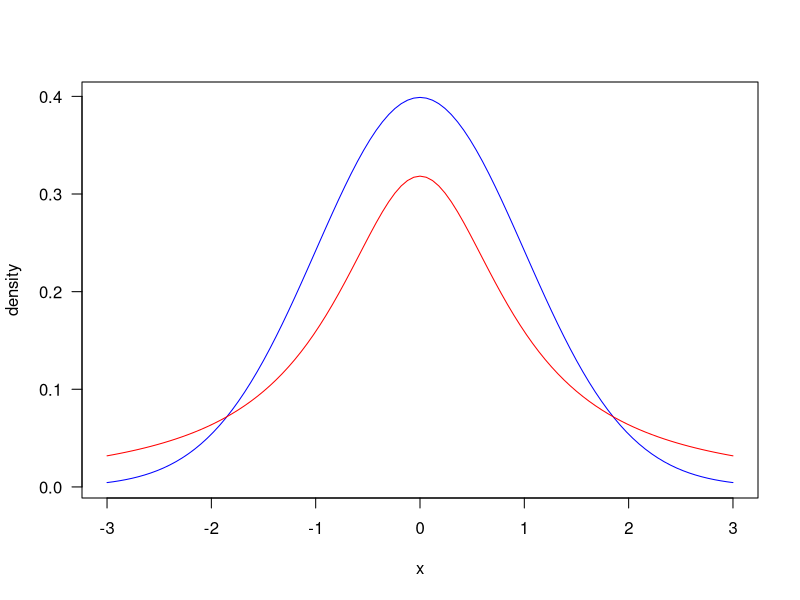
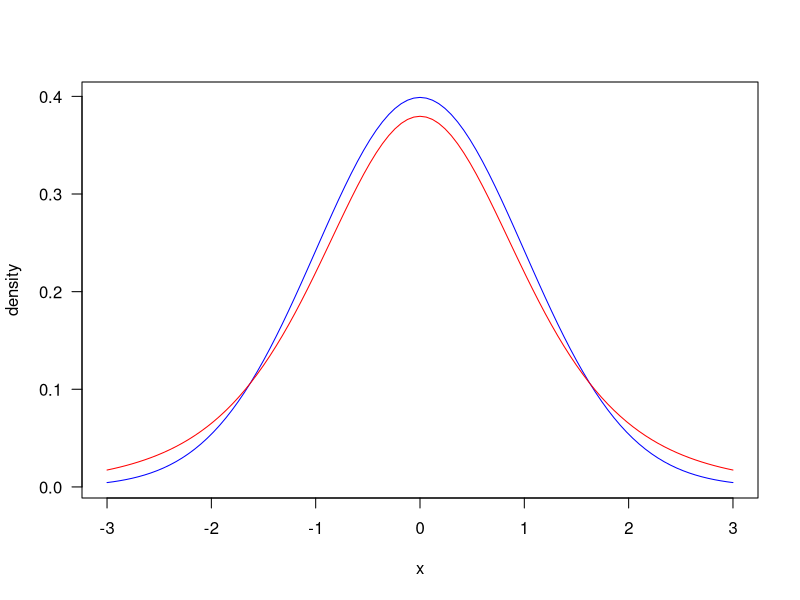
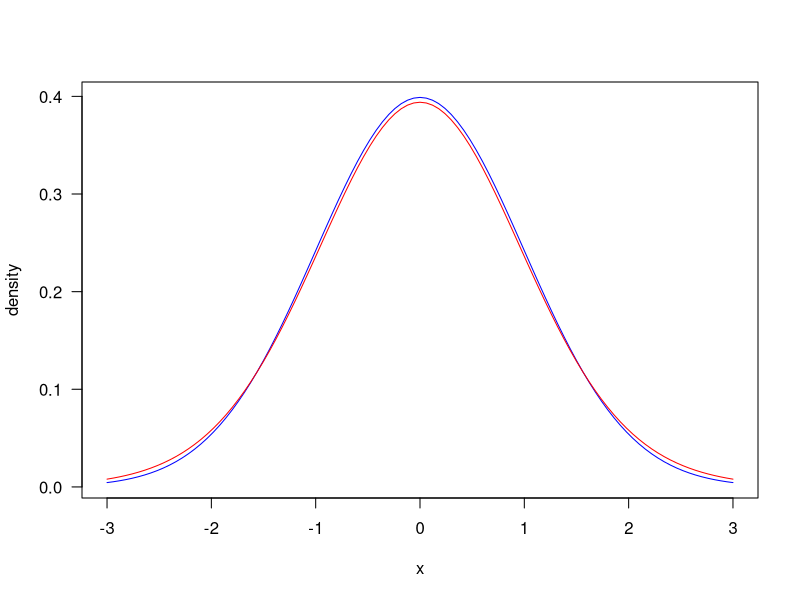
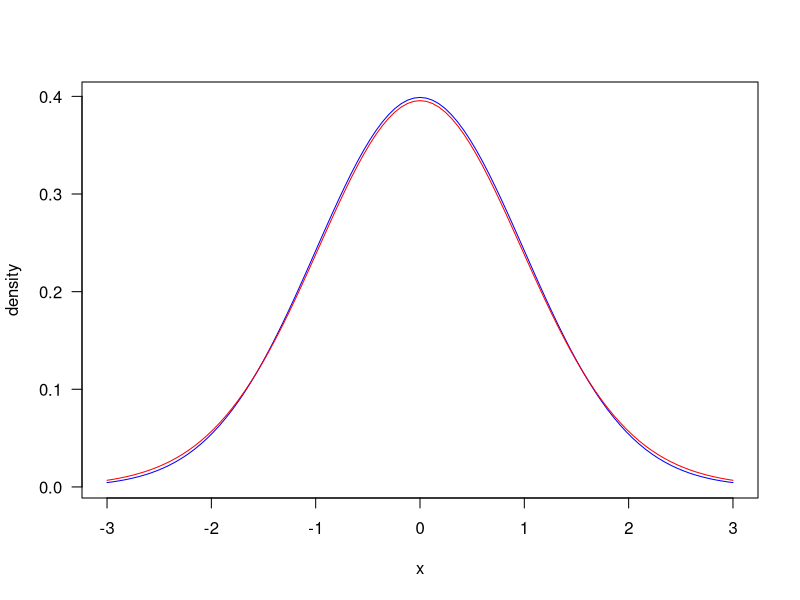
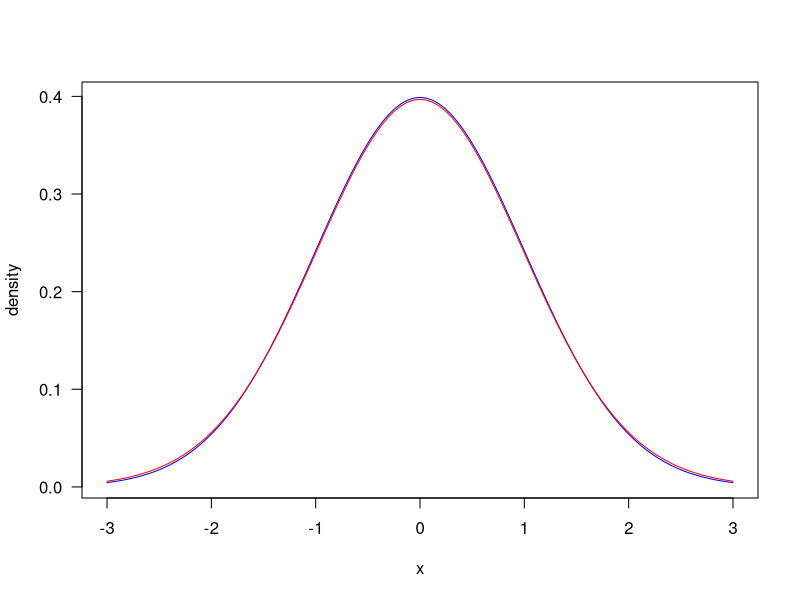

These figures' R source, in order:
## ---- chunk 1
options(htmltools.dir.version = FALSE)
knitr::opts_chunk$set(echo=TRUE, message = FALSE, warning = FALSE, comment = "#>", fig.align = "center")
options(dplyr.print_min = 5, dplyr.print_max = 5)
## ---- chunk 2
# knitr::include_graphics("https://raw.githubusercontent.com/arpanosso/estatinfo/master/slides/img/acuracia_precisao.png")
## ---- chunk 3
knitr::include_graphics("https://raw.githubusercontent.com/arpanosso/estatinfo/master/slides/img/ic_01.png")
## ---- chunk 4
knitr::include_graphics("https://raw.githubusercontent.com/arpanosso/estatinfo/master/slides/img/ic_02.png")
## ---- chunk 5
knitr::include_graphics("https://raw.githubusercontent.com/arpanosso/estatinfo/master/slides/img/ic_03.png")
## ---- chunk 6
knitr::include_graphics("https://raw.githubusercontent.com/arpanosso/estatinfo/master/slides/img/ic_04.png")
## ---- chunk 7
knitr::include_graphics("https://raw.githubusercontent.com/arpanosso/estatinfo/master/slides/img/ic_05.png")
## ---- chunk 8
curve(dnorm(x),-3,3, col="blue",
      xlab="x",las=1,
      ylab="density")
curve(dt(x,1),-3,3, col="red",add=TRUE)
## ---- chunk 9
curve(dnorm(x),-3,3, col="blue",
      xlab="x",las=1,
      ylab="density")
curve(dt(x,5),-3,3, col="red",add=TRUE)
## ---- chunk 10
curve(dnorm(x),-3,3, col="blue",
      xlab="x",las=1,
      ylab="density")
curve(dt(x,20),-3,3, col="red",add=TRUE)
## ---- chunk 11
curve(dnorm(x),-3,3, col="blue",
      xlab="x",las=1,
      ylab="density")
curve(dt(x,30),-3,3, col="red",add=TRUE)
## ---- chunk 12
curve(dnorm(x),-3,3, col="blue",
      xlab="x",las=1,
      ylab="density")
curve(dt(x,50),-3,3, col="red",add=TRUE)
## ---- chunk 13
knitr::include_graphics("https://raw.githubusercontent.com/arpanosso/estatinfo/master/slides/img/ic_07.png")
## ---- chunk 14
# knitr:include_graphics("https://raw.githubusercontent.com/arpanosso/estatinfo/master/slides/img/ic_08.png")
